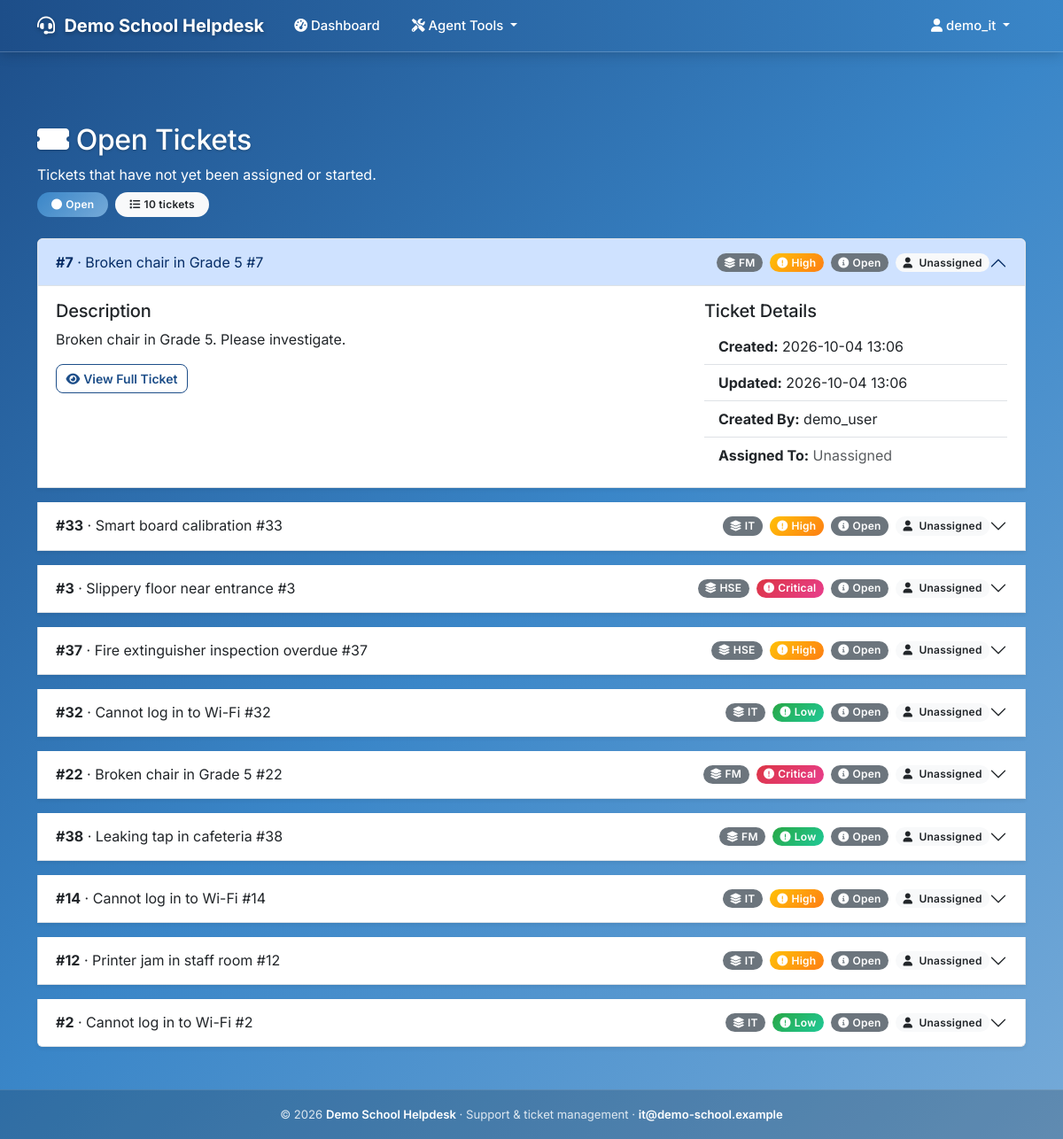
The page /admin/tickets/open (signed in) on the database its author committed.
### models.py (models this page shows, shortened)
class School(db.Model):
    __tablename__ = 'schools'
    id = db.Column(db.Integer, primary_key=True)
    name = db.Column(db.String(150), nullable=False, unique=True)
    slug = db.Column(db.String(60), nullable=False, unique=True, index=True)
    display_name = db.Column(db.String(150), nullable=True)   # shown in the UI header; defaults to name
    logo_filename = db.Column(db.String(200), nullable=True)
    primary_color = db.Column(db.String(7), nullable=True)
    secondary_color = db.Column(db.String(7), nullable=True)
    contact_email = db.Column(db.String(120), nullable=True)
    is_active = db.Column(db.Boolean, default=True, nullable=False)
    created_at = db.Column(db.DateTime, default=utc_now)
    updated_at = db.Column(db.DateTime, default=utc_now, onupdate=utc_now)
    @property
    def system_name(self):
        return self.display_name or self.name

class User(UserMixin, db.Model):
    __tablename__ = 'users'
    id = db.Column(db.Integer, primary_key=True)
    username = db.Column(db.String(80), unique=True, nullable=False)
    email = db.Column(db.String(120), unique=True, nullable=False)
    password_hash = db.Column(db.String(255), nullable=False)
    role = db.Column(db.String(20), default='user')  # see ALL_ROLES
    department = db.Column(db.Text, nullable=True)  # free text / admin module permissions as JSON
    is_active = db.Column(db.Boolean, default=True)
    created_at = db.Column(db.DateTime, default=utc_now)
    school_id = db.Column(db.Integer, db.ForeignKey('schools.id'), nullable=True, index=True)
    full_name = db.Column(db.String(120), nullable=True)
    must_change_password = db.Column(db.Boolean, default=False)
    school = db.relationship('School', foreign_keys=[school_id])

class Ticket(db.Model):
    __tablename__ = 'tickets'
    id = db.Column(db.Integer, primary_key=True)
    title = db.Column(db.String(200), nullable=False)
    description = db.Column(db.Text, nullable=False)
    category = db.Column(db.String(50), nullable=False)  # 'IT', 'FM', 'HSE'
    priority = db.Column(db.String(20), default='Medium')
    status = db.Column(db.String(20), default='Open')
    created_by = db.Column(db.Integer, db.ForeignKey('users.id'), nullable=False)
    assigned_to = db.Column(db.Integer, db.ForeignKey('users.id'), nullable=True)
    created_at = db.Column(db.DateTime, default=utc_now)
    updated_at = db.Column(db.DateTime, default=utc_now, onupdate=utc_now)
    school_id = db.Column(db.Integer, db.ForeignKey('schools.id'), nullable=True, index=True)
    external_ref = db.Column(db.String(100), nullable=True, index=True)  # id in a legacy system (bulk import)
    creator = db.relationship('User', foreign_keys=[created_by], backref='created_tickets')
    assignee = db.relationship('User', foreign_keys=[assigned_to], backref='assigned_tickets')

### app.py (the view)
@app.route('/admin/tickets/open')
@require_module_access('ticket_management')
def admin_open_tickets():
    return _render_status_view(
        status_filters=['Open'],
        page_title='Open Tickets',
        description='Tickets that have not yet been assigned or started.',
        empty_message='No open tickets found. Great job!'
    )

### templates/admin_ticket_status.html (shortened to what this page needs)
﻿{% extends "base.html" %}
{% block content %}
<div class="row mb-4">
    <div class="col-12">
        <h2 class="text-white">
            <i class="fas fa-ticket-alt me-2"></i>{{ page_title }}
        </h2>
        <p class="text-white mb-2">{{ status_description }}</p>
        <div class="d-flex flex-wrap gap-2">
            {% for status in status_filters %}
                <span class="badge bg-info text-white px-3 py-2">
                    <i class="fas fa-circle me-1"></i>{{ status }}
                </span>
            {% endfor %}
            <span class="badge bg-light text-dark px-3 py-2">
                <i class="fas fa-list me-1"></i>{{ tickets|length }} tickets
            </span>
        </div>
    </div>
</div>
{% if tickets %}
<div class="accordion" id="ticketStatusAccordion">
    {% for ticket in tickets %}
    <div class="accordion-item mb-3 shadow-sm">
        <h2 class="accordion-header" id="heading{{ ticket.id }}">
            <button class="accordion-button {% if not loop.first %}collapsed{% endif %}" type="button"
                    data-bs-toggle="collapse" data-bs-target="#collapse{{ ticket.id }}"
                    aria-expanded="{{ 'true' if loop.first else 'false' }}" aria-controls="collapse{{ ticket.id }}">
                <div class="d-flex flex-column flex-lg-row w-100 align-items-start align-items-lg-center">
                    <div class="me-lg-3 mb-2 mb-lg-0">
                        <strong>#{{ ticket.id }}</strong> &middot; {{ ticket.title }}
                    </div>
                    <div class="d-flex flex-wrap gap-2 ms-lg-auto">
                        <span class="badge bg-secondary"><i class="fas fa-layer-group me-1"></i>{{ ticket.category }}</span>
                        <span class="badge bg-{{ 'danger' if ticket.priority == 'Critical' else 'warning' if ticket.priority == 'High' else 'info' if ticket.priority == 'Medium' else 'success' }}">
                            <i class="fas fa-exclamation-circle me-1"></i>{{ ticket.priority }}
                        </span>
                        <span class="badge bg-{{ 'secondary' if ticket.status == 'Open' else 'warning' if ticket.status == 'Assigned' else 'info' if ticket.status == 'In Progress' else 'success' }}">
                            <i class="fas fa-info-circle me-1"></i>{{ ticket.status }}
                        </span>
                        <span class="badge bg-light text-dark">
                            <i class="fas fa-user me-1"></i>
                            {% if ticket.assignee %}
                                {{ ticket.assignee.username }}
                            {% elif ticket.assigned_to %}
                                Agent #{{ ticket.assigned_to }}
                            {% else %}
                                Unassigned
                            {% endif %}
                        </span>
                    </div>
                </div>
            </button>
        </h2>
        <div id="collapse{{ ticket.id }}" class="accordion-collapse collapse {% if loop.first %}show{% endif %}"
             aria-labelledby="heading{{ ticket.id }}" data-bs-parent="#ticketStatusAccordion">
            <div class="accordion-body">
                <div class="row">
                    <div class="col-lg-8">
                        <h5>Description</h5>
                        <p class="mb-3">{{ ticket.description | replace('\n', '<br>') | safe }}</p>
                        <div class="d-flex flex-wrap gap-2">
                            <a href="{{ url_for('view_ticket', ticket_id=ticket.id) }}" class="btn btn-outline-primary btn-sm">
                                <i class="fas fa-eye me-1"></i>View Full Ticket
                            </a>
                        </div>
                    </div>
                    <div class="col-lg-4">
                        <h5>Ticket Details</h5>
                        <ul class="list-group list-group-flush">
                            <li class="list-group-item">
                                <strong>Created:</strong>
                                {{ ticket.created_at.strftime('%Y-%m-%d %H:%M') if ticket.created_at else '-' }}
                            </li>
                            <li class="list-group-item">
                                <strong>Updated:</strong>
                                {{ ticket.updated_at.strftime('%Y-%m-%d %H:%M') if ticket.updated_at else '-' }}
                            </li>
                            <li class="list-group-item">
                                <strong>Created By:</strong>
                                {{ ticket.creator.username if ticket.creator else 'Unknown' }}
                            </li>
                            <li class="list-group-item">
                                <strong>Assigned To:</strong>
                                {% if ticket.assignee %}
                                    {{ ticket.assignee.username }}
                                {% elif ticket.assigned_to %}
                                    <span class="text-warning" title="Agent ID: {{ ticket.assigned_to }}">Agent #{{ ticket.assigned_to }}</span>
                                {% else %}
                                    <span class="text-muted">Unassigned</span>
                                {% endif %}
                            </li>
                        </ul>
                    </div>
                </div>
            </div>
        </div>
    </div>
    {% endfor %}
</div>
{% endif %}
{% endblock %}

### templates/base.html (shortened to what this page needs)
<!DOCTYPE html>
<html lang="en">
<head>
    <link href="https://cdn.jsdelivr.net/npm/bootstrap@5.3.0/dist/css/bootstrap.min.css" rel="stylesheet">
    <link href="https://cdnjs.cloudflare.com/ajax/libs/font-awesome/6.0.0/css/all.min.css" rel="stylesheet">
</head>
<body>
    <nav class="navbar navbar-expand-xl navbar-dark">
        <div class="container">
            <a class="navbar-brand" href="{{ url_for('dashboard') if current_user.is_authenticated else url_for('index') }}">
                {% if system_settings.logo_filename %}
                    <img src="{{ url_for('static', filename='uploads/' + system_settings.logo_filename) }}" alt="Logo" style="height:32px;width:auto;margin-right:8px;vertical-align:middle;object-fit:contain;">
                {% else %}
                    <i class="fas fa-headset me-2"></i>
                {% endif %}{{ system_settings.system_name }}
            </a>
            <div class="collapse navbar-collapse" id="navbarNav">
                <ul class="navbar-nav me-auto">
                    {% if current_user.is_authenticated %}
                        <li class="nav-item">
                            <a class="nav-link" href="{{ url_for('dashboard') }}">
                                <i class="fas fa-tachometer-alt me-1"></i>Dashboard
                            </a>
                        </li>
                        {% if current_user.role in ['it_agent', 'fm_agent', 'hse_agent'] %}
                            <li class="nav-item dropdown">
                                <a class="nav-link dropdown-toggle" href="#" id="agentDropdown" role="button" data-bs-toggle="dropdown">
                                    <i class="fas fa-tools me-1"></i>Agent Tools
                                </a>
                            </li>
                        {% endif %}
                    {% endif %}
                </ul>
                <ul class="navbar-nav">
                    {% if current_user.is_authenticated %}
                        <li class="nav-item dropdown">
                            <a class="nav-link dropdown-toggle" href="#" id="navbarDropdown" role="button" data-bs-toggle="dropdown">
                                <i class="fas fa-user me-1"></i>{{ current_user.username }}
                            </a>
                        </li>
                    {% else %}
                        <li class="nav-item">
                            <a class="nav-link" href="{{ url_for('login') }}">
                                <i class="fas fa-sign-in-alt me-1"></i>Login
                            </a>
                        </li>
                    {% endif %}
                </ul>
            </div>
        </div>
    </nav>
    <main class="container main-content" style="padding-top: 0.5rem;">
        {% block content %}{% endblock %}
    </main>
    <footer class="site-footer">
        <div class="container">
            &copy; {{ now_year }} <a href="{{ url_for('index') }}">{{ system_settings.system_name }}</a>
            &middot; Support &amp; ticket management
            {% if current_school and current_school.contact_email %}&middot; <a href="mailto:{{ current_school.contact_email }}">{{ current_school.contact_email }}</a>{% endif %}
        </div>
    </footer>
</body>
</html>

### rows shown on the page
School: system_name "Demo School Helpdesk", contact_email "it@demo-school.example"
User: username "demo_it"
Ticket: id "7", title "Broken chair in Grade 5 #7", category "FM", priority "High", status "Open", shows "Unassigned", description "Broken chair in Grade 5. Please investigate.", created_at "2026-10-04 13:06", updated_at "2026-10-04 13:06", creator "demo_user"
Ticket: id "33", title "Smart board calibration #33", category "IT", priority "High", status "Open", shows "Unassigned"
Ticket: id "3", title "Slippery floor near entrance #3", category "HSE", priority "Critical", status "Open", shows "Unassigned"
Ticket: id "37", title "Fire extinguisher inspection overdue #37", category "HSE", priority "High", status "Open", shows "Unassigned"
Ticket: id "32", title "Cannot log in to Wi-Fi #32", category "IT", priority "Low", status "Open", shows "Unassigned"
Ticket: id "22", title "Broken chair in Grade 5 #22", category "FM", priority "Critical", status "Open", shows "Unassigned"
Ticket: id "38", title "Leaking tap in cafeteria #38", category "FM", priority "Low", status "Open", shows "Unassigned"
Ticket: id "14", title "Cannot log in to Wi-Fi #14", category "IT", priority "High", status "Open", shows "Unassigned"
Ticket: id "12", title "Printer jam in staff room #12", category "IT", priority "High", status "Open", shows "Unassigned"
Ticket: id "2", title "Cannot log in to Wi-Fi #2", category "IT", priority "Low", status "Open", shows "Unassigned"

### other values the page prints
{{ page_title }} "Open Tickets"
{{ status_description }} "Tickets that have not yet been assigned or started."
{{ status }} "Open"
{{ tickets|length }} "10"
